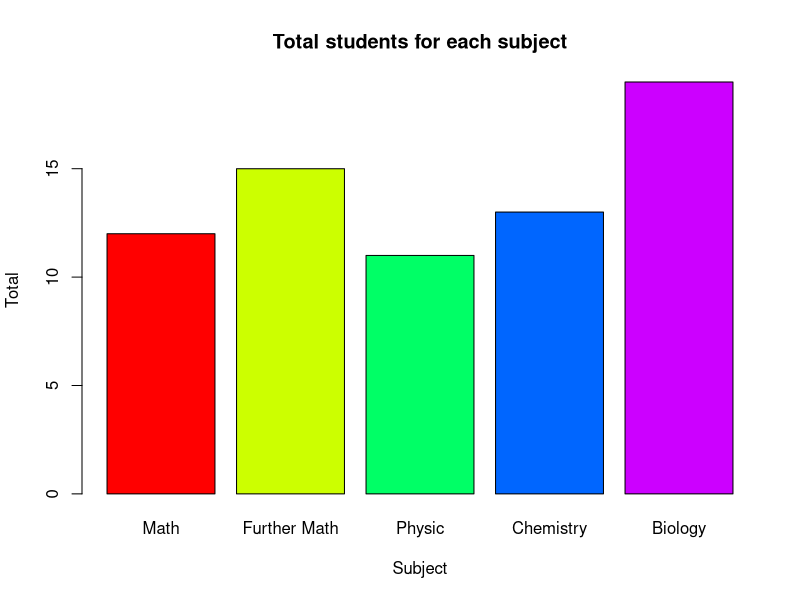

Here is the R script that generated this plot:
# Syuria Amirrudin

# 4. Create a simple bar plot of five subjects

total_students <- c(12,15,11,13,19)
subject <- c("Math", "Further Math", "Physic", "Chemistry", "Biology")

df = cbind.data.frame(subject,total_students)

g = barplot(df$total_students,
        main = "Total students for each subject",
        ylab = "Total",
        xlab = "Subject",
        names.arg = df$subject,
        col = rainbow(length(df$subject))
)